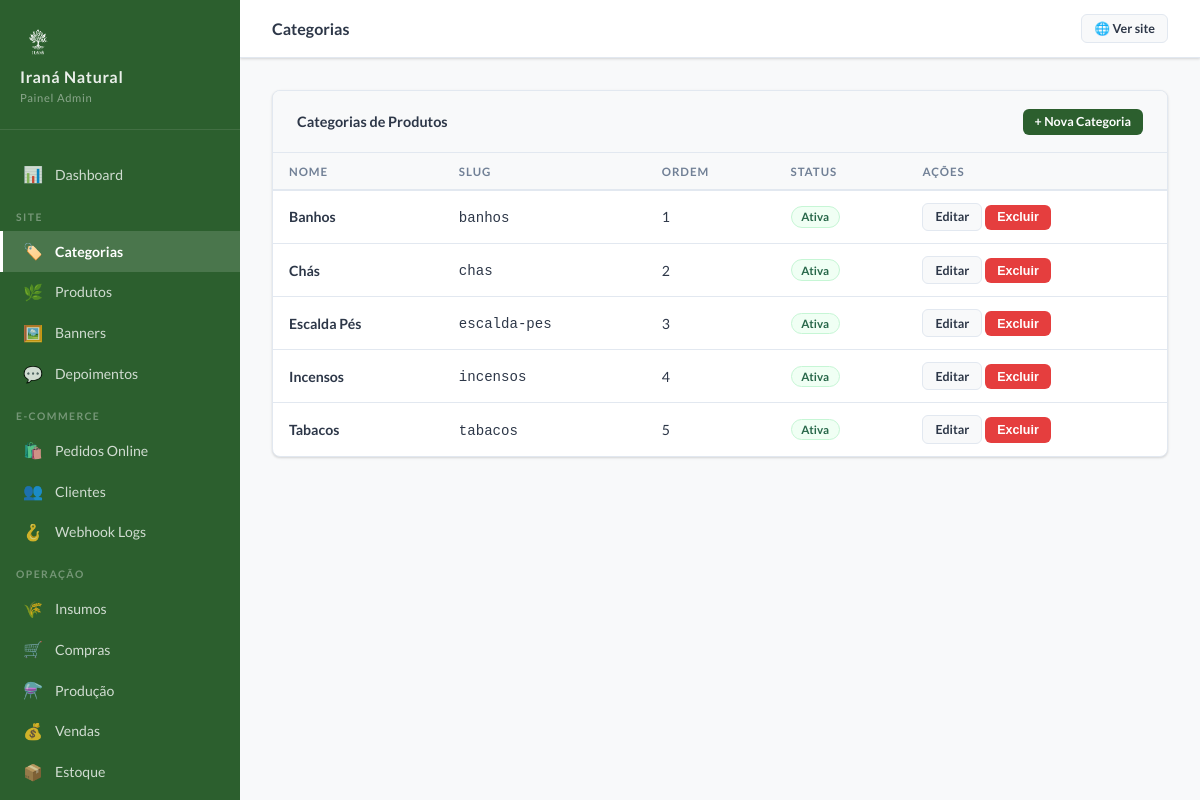
The page /admin/categorias (signed in) on the database its author committed.
### tables this page shows
CREATE TABLE IF NOT EXISTS `categorias` (
  `id` int unsigned NOT NULL AUTO_INCREMENT,
  `nome` varchar(100) NOT NULL,
  `slug` varchar(110) NOT NULL COMMENT 'URL amigável, único',
  `descricao` text,
  `imagem` varchar(255) DEFAULT NULL COMMENT 'Caminho relativo em uploads/categorias/',
  `ativo` tinyint(1) NOT NULL DEFAULT '1',
  `ordem` smallint NOT NULL DEFAULT '0' COMMENT 'Ordem de exibição no site',
  `criado_em` timestamp NOT NULL DEFAULT CURRENT_TIMESTAMP,
  PRIMARY KEY (`id`),
  UNIQUE KEY `uk_categorias_slug` (`slug`),
  KEY `idx_categorias_ativo_ordem` (`ativo`,`ordem`)
);

### admin/Controllers/AdminController.php (called while the page is built, shortened)
<?php
abstract class AdminController
{
    protected function render(string $view, array $data = []): void
    {
        extract($data);
        $viewFile   = ROOT . "/admin/Views/{$view}.php";
        require $viewFile;
    }
}

### admin/Controllers/CategoriasController.php (called while the page is built, shortened)
<?php
class CategoriasController extends AdminController
{
    private Categoria $model;
    public function __construct() { $this->model = new Categoria(); }
    public function index(): void
    {
        $categorias = $this->model->findAll('', [], 'nome ASC');
        $this->render('categorias/index', compact('categorias', 'flash'));
    }
}

### app/Core/Database.php (called while the page is built, shortened)
<?php
class Database
{
    private static ?PDO $instance = null;
    public static function getInstance(): PDO
    {
        if (self::$instance === null) {
            try {
                $dsn = 'mysql:host=' . DB_HOST . ';dbname=' . DB_NAME . ';charset=' . DB_CHARSET;
                self::$instance = new PDO($dsn, DB_USER, DB_PASS, [
                    PDO::ATTR_ERRMODE            => PDO::ERRMODE_EXCEPTION,
                    PDO::ATTR_DEFAULT_FETCH_MODE => PDO::FETCH_ASSOC,
                    PDO::ATTR_EMULATE_PREPARES   => false,
                ]);
            } catch (PDOException $e) {
                die('Erro de conexão com o banco de dados: ' . $e->getMessage());
            }
        }
        return self::$instance;
    }
}

### app/Core/Model.php (called while the page is built, shortened)
<?php
abstract class Model
{
    protected PDO $db;
    protected string $table;
    public function __construct()
    {
        $this->db = Database::getInstance();
    }
    public function findAll(string $where = '', array $params = [], string $order = ''): array
    {
        $sql = "SELECT * FROM {$this->table}";
        if ($order) $sql .= " ORDER BY $order";
        $stmt = $this->db->prepare($sql);
        $stmt->execute($params);
        return $stmt->fetchAll();
    }
}

### admin/Views/categorias/index.php (the view, shortened to what this page needs)
<div class="adm-card">
    <div class="adm-card-header">
        <span class="adm-card-title">Categorias de Produtos</span>
        <a href="/admin/categorias/nova" class="adm-btn adm-btn-primary adm-btn-sm">+ Nova Categoria</a>
    </div>
    <div class="adm-table-wrap">
        <table class="adm-table">
            <thead>
                <tr><th>Nome</th><th>Slug</th><th>Ordem</th><th>Status</th><th>Ações</th></tr>
            </thead>
            <tbody>
            <?php if (empty($categorias)): ?>
            <tr><td colspan="5" style="text-align:center;padding:2rem;color:#718096">Nenhuma categoria cadastrada.</td></tr>
            <?php else: ?>
            <?php foreach ($categorias as $cat): ?>
            <tr>
                <td><strong><?= htmlspecialchars($cat['nome'], ENT_QUOTES, 'UTF-8') ?></strong></td>
                <td><code><?= htmlspecialchars($cat['slug'], ENT_QUOTES, 'UTF-8') ?></code></td>
                <td><?= $cat['ordem'] ?></td>
                <td>
                    <?php if ($cat['ativo']): ?>
                    <span class="adm-badge adm-badge-success">Ativa</span>
                    <?php else: ?>
                    <span class="adm-badge adm-badge-gray">Inativa</span>
                    <?php endif; ?>
                </td>
                <td>
                    <a href="/admin/categorias/<?= $cat['id'] ?>/editar" class="adm-btn adm-btn-secondary adm-btn-sm">Editar</a>
                    <form method="POST" action="/admin/categorias/<?= $cat['id'] ?>/excluir" style="display:inline"
                          onsubmit="return confirm('Excluir esta categoria?')">
                        <button type="submit" class="adm-btn adm-btn-danger adm-btn-sm">Excluir</button>
                    </form>
                </td>
            </tr>
            <?php endforeach; ?>
            <?php endif; ?>
            </tbody>
        </table>
    </div>
</div>

### assets/css/admin.css (style rules this page uses)
:root { --adm-sidebar-w: 240px; --adm-verde: #2C5F2E; --adm-verde-hover: #3a7a3d; --adm-bege: #F5EFE3; --adm-branco: #FFFFFF; --adm-cinza-claro: #F8F9FA; --adm-cinza-borda: #E2E8F0; --adm-texto: #2D3748; --adm-texto-medio: #718096; --adm-sucesso: #38A169; --adm-erro: #E53E3E; --adm-aviso: #D69E2E; --adm-sombra: 0 1px 3px rgba(0,0,0,0.1), 0 1px 2px rgba(0,0,0,0.06); }
*, *::before, *::after { box-sizing: border-box; margin: 0; padding: 0; }
body { font-family: 'Lato', sans-serif; font-size: 14px; color: var(--adm-texto); background: var(--adm-cinza-claro); }
.adm-card { background: var(--adm-branco); border-radius: 8px; box-shadow: var(--adm-sombra); border: 1px solid var(--adm-cinza-borda); margin-bottom: 1.5rem; overflow: hidden; }
.adm-card-header { padding: 1.1rem 1.5rem; border-bottom: 1px solid var(--adm-cinza-borda); display: flex; align-items: center; justify-content: space-between; background: var(--adm-cinza-claro); }
.adm-card-title { font-size: 0.9rem; font-weight: 700; color: var(--adm-texto); }
.adm-table-wrap { overflow-x: auto; }
.adm-table { width: 100%; border-collapse: collapse; font-size: 0.88rem; }
.adm-table th { background: var(--adm-cinza-claro); padding: 0.7rem 1rem; text-align: left; font-size: 0.72rem; font-weight: 700; text-transform: uppercase; letter-spacing: 0.08em; color: var(--adm-texto-medio); border-bottom: 2px solid var(--adm-cinza-borda); white-space: nowrap; }
.adm-table td { padding: 0.75rem 1rem; border-bottom: 1px solid var(--adm-cinza-borda); vertical-align: middle; }
.adm-table tr:last-child td { border-bottom: none; }
.adm-btn { display: inline-flex; align-items: center; gap: 0.4rem; padding: 0.5rem 1.1rem; border-radius: 6px; font-size: 0.82rem; font-weight: 700; cursor: pointer; border: none; text-decoration: none; transition: all 0.2s; white-space: nowrap; }
.adm-btn-primary { background: var(--adm-verde); color: white; }
.adm-btn-secondary { background: var(--adm-cinza-claro); color: var(--adm-texto); border: 1px solid var(--adm-cinza-borda); }
.adm-btn-danger { background: var(--adm-erro); color: white; }
.adm-btn-sm { padding: 0.35rem 0.75rem; font-size: 0.78rem; }
.adm-badge { display: inline-flex; align-items: center; padding: 0.2rem 0.6rem; border-radius: 20px; font-size: 0.72rem; font-weight: 700; }
.adm-badge-success { background: #F0FFF4; color: #276749; border: 1px solid #C6F6D5; }

### rows shown on the page
categorias: nome "Banhos", slug "banhos", ordem "1", ativo "Ativa"
categorias: nome "Chás", slug "chas", ordem "2", ativo "Ativa"
categorias: nome "Escalda Pés", slug "escalda-pes", ordem "3", ativo "Ativa"
categorias: nome "Incensos", slug "incensos", ordem "4", ativo "Ativa"
categorias: nome "Tabacos", slug "tabacos", ordem "5", ativo "Ativa"

### other values the page prints
APP_NAME "Iraná Natural"
$pageTitle "Categorias"
